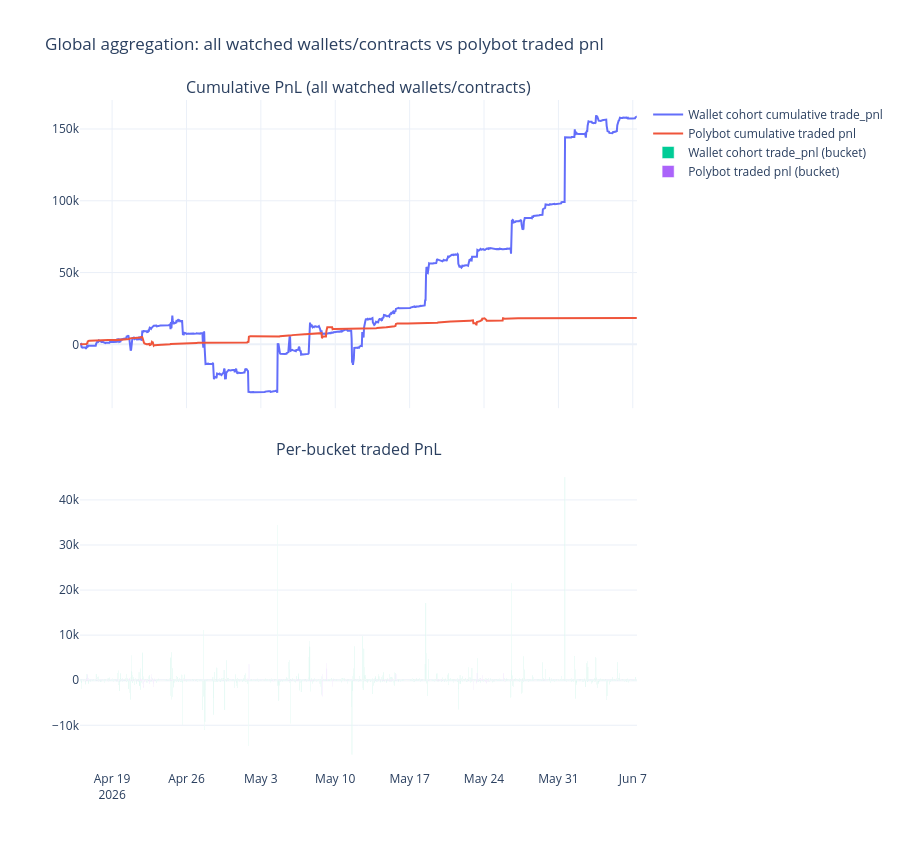

Here is the notebook cell this chart was saved with:
### Code cell
fig_global = make_subplots(
    rows=2, cols=1, shared_xaxes=True, vertical_spacing=0.08,
    subplot_titles=('Cumulative PnL (all watched wallets/contracts)', 'Per-bucket traded PnL')
)

fig_global.add_trace(
    go.Scatter(x=agg.index, y=agg['wallet_cum_trade_pnl'], mode='lines', name='Wallet cohort cumulative trade_pnl'),
    row=1, col=1
)
fig_global.add_trace(
    go.Scatter(x=agg.index, y=agg['polybot_cum_trade_pnl'], mode='lines', name='Polybot cumulative traded pnl'),
    row=1, col=1
)

fig_global.add_trace(
    go.Bar(x=agg.index, y=agg['wallet_trade_pnl'], name='Wallet cohort trade_pnl (bucket)'),
    row=2, col=1
)
fig_global.add_trace(
    go.Bar(x=agg.index, y=agg['polybot_trade_pnl'], name='Polybot traded pnl (bucket)'),
    row=2, col=1
)

fig_global.update_layout(
    height=850, template='plotly_white',
    title='Global aggregation: all watched wallets/contracts vs polybot traded pnl',
    barmode='group',
)
fig_global.show()

### Figure 1 — Plotly figure (JSON) as saved in the notebook; plotly's stock layout.template omitted (floating-point values rounded to 4 significant figures; data arrays with more than 128 entries replaced by an {"elided": "..."} marker saying what was removed)
{"data": [{"mode": "lines", "name": "Wallet cohort cumulative trade_pnl", "type": "scatter", "x": {"elided": "1258 str values"}, "xaxis": "x", "y": {"elided": "1258 float values"}, "yaxis": "y"}, {"mode": "lines", "name": "Polybot cumulative traded pnl", "type": "scatter", "x": {"elided": "1258 str values"}, "xaxis": "x", "y": {"elided": "1258 float values"}, "yaxis": "y"}, {"name": "Wallet cohort trade_pnl (bucket)", "type": "bar", "x": {"elided": "1258 str values"}, "xaxis": "x2", "y": {"elided": "1258 float values"}, "yaxis": "y2"}, {"name": "Polybot traded pnl (bucket)", "type": "bar", "x": {"elided": "1258 str values"}, "xaxis": "x2", "y": {"elided": "1258 float values"}, "yaxis": "y2"}], "layout": {"annotations": [{"font": {"size": 16}, "showarrow": false, "text": "Cumulative PnL (all watched wallets/contracts)", "x": 0.5, "xanchor": "center", "xref": "paper", "y": 1, "yanchor": "bottom", "yref": "paper"}, {"font": {"size": 16}, "showarrow": false, "text": "Per-bucket traded PnL", "x": 0.5, "xanchor": "center", "xref": "paper", "y": 0.46, "yanchor": "bottom", "yref": "paper"}], "barmode": "group", "height": 850, "title": {"text": "Global aggregation: all watched wallets/contracts vs polybot traded pnl"}, "xaxis": {"anchor": "y", "domain": [0, 1], "matches": "x2", "showticklabels": false}, "xaxis2": {"anchor": "y2", "domain": [0, 1]}, "yaxis": {"anchor": "x", "domain": [0.54, 1]}, "yaxis2": {"anchor": "x2", "domain": [0, 0.46]}}}
